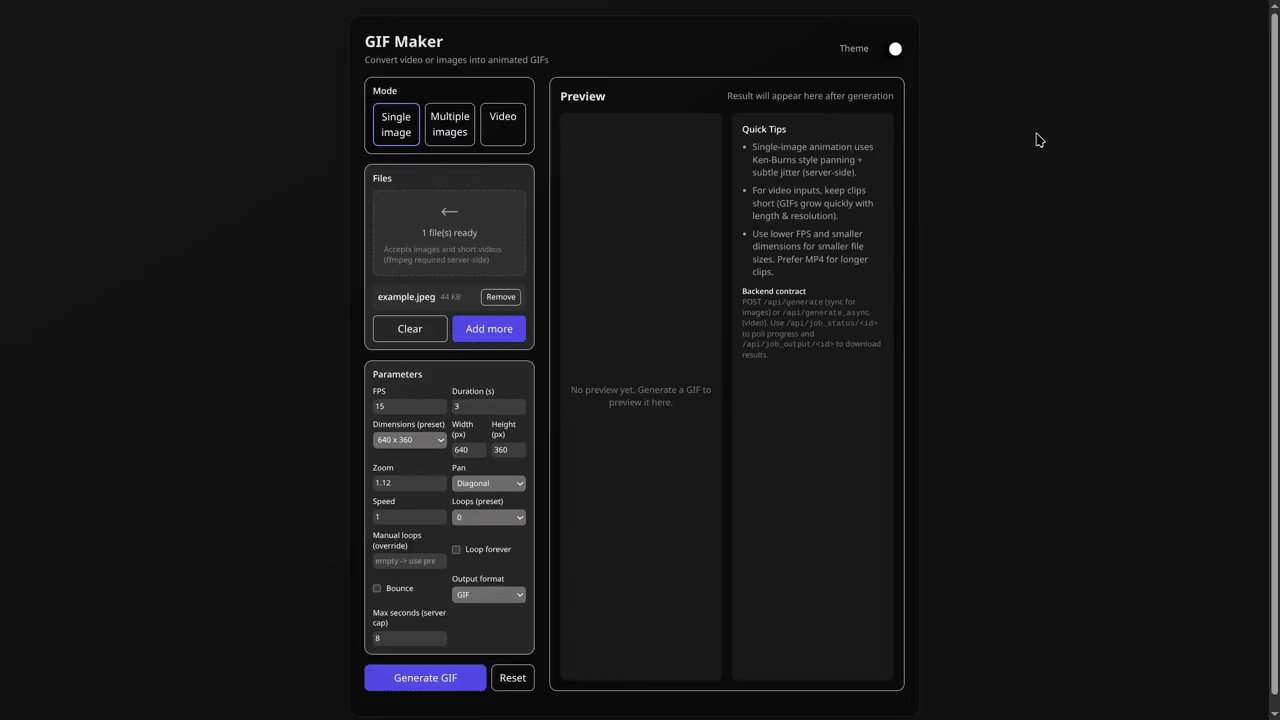
#> input picture Project_Demonstration_GIF.gif, 1280 x 720 px
$ python -i gif_maker.py   (imports and definitions only)
#> lines starting #> are read from the running program, lines starting #| are printed output that depends on the picture
"""
Usage examples:
  # Video -> GIF
  python gif_maker.py video -i input.mp4 -o out.gif --fps 15 --max-width 800

  # Multiple images -> GIF
  python gif_maker.py images -i img1.png img2.png img3.png -o out.gif --fps 10

  # Single image -> animated GIF (Ken Burns + subtle warp)
  python gif_maker.py single -i portrait.jpg -o portrait_anim.gif --duration 4 --fps 15 --zoom 1.18

This script uses:
 - moviepy for video reading (requires ffmpeg)
 - pillow for image ops
 - imageio for gif writing
 - numpy
"""
import argparse
import os
import math
from pathlib import Path
from typing import List, Tuple

import numpy as np
from PIL import Image, ImageEnhance
import imageio

# moviepy import inside function to keep startup light if unused
# [199 lines left out: functions video_to_gif, images_to_gif, not called in this run]


def single_image_to_gif_kenburns(
    image_path: str,
    output_path: str,
    duration: float = 3.0,
    fps: int = 15,
    target_size: Tuple[int,int] = (640, 360),
    zoom: float = 1.12,
    pan_path: str = "diagonal",
    jitter_deg: float = 0.8,
    color_jitter: float = 0.03,
    loop: int = 0,
):
    """
    Create a lightweight animated GIF from one image using Ken Burns + small affine jitter.
    - pan_path: "diagonal", "center_out", "left_to_right", "random"
    - zoom: final zoom multiplier (e.g., 1.12 => small zoom-in)
    - jitter_deg: small rotation jitter range in degrees
    - color_jitter: fraction to randomly adjust brightness/contrast
    """
#> called with image_path = '../Project_Demonstration_GIF.gif', output_path = 'out.png', duration = 3, fps = 15, target_size = (640, 360), zoom = 1.12, pan_path = 'diagonal', jitter_deg = 0.8
    im = Image.open(image_path).convert("RGB")
    orig_w, orig_h = im.size
#> orig_w = 1280; orig_h = 720
    tgt_w, tgt_h = target_size

    total_frames = max(3, int(duration * fps))
    duration_ms = int(1000 / fps)

    # decide start and end centers based on pan_path
    def choose_centers():
        if pan_path == "diagonal":
            start = (int(orig_w * 0.15), int(orig_h * 0.15))
#> start = (192, 108)
            end = (int(orig_w * 0.85), int(orig_h * 0.85))
#> end = (1088, 612)
        elif pan_path == "center_out":
            start = (orig_w // 2, orig_h // 2)
            end = (int(orig_w * 0.8), int(orig_h * 0.5))
        elif pan_path == "left_to_right":
            start = (int(orig_w * 0.2), orig_h // 2)
            end = (int(orig_w * 0.8), orig_h // 2)
        else:  # random
            rng = np.random.RandomState(42)
            start = (rng.randint(int(orig_w*0.1), int(orig_w*0.4)), rng.randint(int(orig_h*0.1), int(orig_h*0.4)))
            end = (rng.randint(int(orig_w*0.6), int(orig_w*0.9)), rng.randint(int(orig_h*0.6), int(orig_h*0.9)))
        return start, end

    start_center, end_center = choose_centers()
#> start_center = (192, 108); end_center = (1088, 612)

    frames = []
    for i in range(total_frames):
        t = i / max(1, total_frames - 1)
        # ease in-out for smoother motion
        ease = 0.5 - 0.5 * math.cos(math.pi * t)

        # compute scale: from 1.0 -> zoom
        scale = 1.0 + (zoom - 1.0) * ease

        # compute center
        cx = int(start_center[0] * (1 - ease) + end_center[0] * ease)
        cy = int(start_center[1] * (1 - ease) + end_center[1] * ease)

        # compute crop box in original image coordinates
        crop_w = int(orig_w / scale)
        crop_h = int(orig_h / scale)

        # ensure crop stays inside image
        left = max(0, min(orig_w - crop_w, cx - crop_w // 2))
        top = max(0, min(orig_h - crop_h, cy - crop_h // 2))
        right = left + crop_w
        bottom = top + crop_h

        crop = im.crop((left, top, right, bottom))
        # resize crop to target size
        frame = crop.resize((tgt_w, tgt_h), Image.LANCZOS)

        # small rotation jitter
        ang = (np.sin(2 * math.pi * t * 1.0) * jitter_deg * 0.5) + (np.random.uniform(-jitter_deg, jitter_deg) * 0.3)
        frame = frame.rotate(ang, resample=Image.BICUBIC, expand=False, fillcolor=(0,0,0))

        # small color jitter for life
        if color_jitter > 0:
            b = 1.0 + np.random.uniform(-color_jitter, color_jitter)
            c = 1.0 + np.random.uniform(-color_jitter, color_jitter)
            e1 = ImageEnhance.Brightness(frame)
            frame = e1.enhance(b)
            e2 = ImageEnhance.Contrast(frame)
            frame = e2.enhance(c)

        frames.append(frame.convert("P", palette=Image.ADAPTIVE))
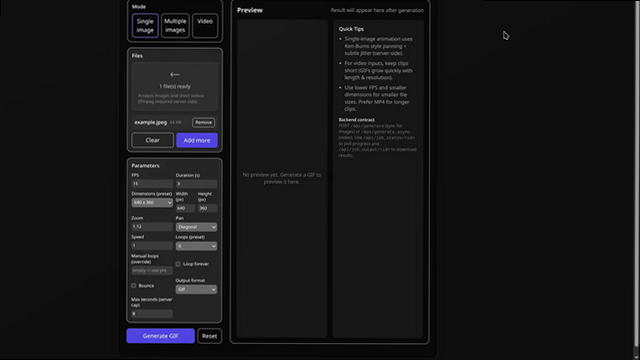
#> frame: PIL image 640x360 RGB; mean R, G, B 22.4, 22.3, 23.4
#> after the loop, frames = 45 items

    # Save as GIF using PIL's save_all for smaller filesize and decent compatibility
    print(f"[single_image_to_gif_kenburns] Writing {len(frames)} frames to {output_path} ({duration}s @ {fps}fps)")
#| [single_image_to_gif_kenburns] Writing 45 frames to out.png (3.0s @ 15fps)
    frames[0].save(
        output_path,
        save_all=True,
        append_images=frames[1:],
        duration=duration_ms,
        loop=loop,
        optimize=True,
        disposal=2,
    )


# [70 lines left out: functions find_image_files_from_args, main, not called in this run]


# [2 lines not run here, left out]

>>> result = single_image_to_gif_kenburns('../Project_Demonstration_GIF.gif', 'out.png')
